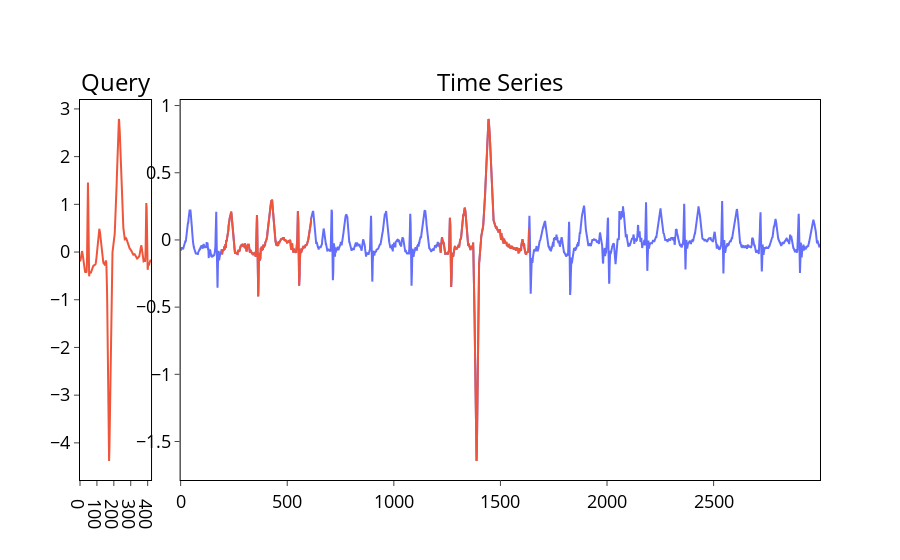

Notebook source saved alongside this figure:
### Markdown cell above
Напишите функцию `plot_bestmatch_results()` в модуле *plots.py* для визуализации найденных top-$k$ похожих подпоследовательностей временного ряда на образец поиска. За основу возьмите функцию `plot_bestmatch_data()` и добавьте отображение найденных подпоследовательностей, показанных тем же цветом, что и образец поиска.

### Code cell
plot_bestmatch_results(ts, z_normalize(query), naive_bestmatch_results)

### Figure 1 — Plotly figure (JSON) as saved in the notebook; plotly's stock layout.template omitted (floating-point values rounded to 4 significant figures; data arrays with more than 128 entries replaced by an {"elided": "..."} marker saying what was removed)
{"data": [{"line": {"color": "#EF553B"}, "type": "scatter", "x": {"elided": "421 int values"}, "xaxis": "x", "y": {"elided": "421 float values"}, "yaxis": "y"}, {"line": {"color": "#636EFA"}, "type": "scatter", "x": {"elided": "3000 int values"}, "xaxis": "x2", "y": {"elided": "3000 float values"}, "yaxis": "y2"}, {"line": {"color": "#EF553B"}, "type": "scatter", "x": {"elided": "421 int values"}, "xaxis": "x2", "y": {"elided": "421 float values"}, "yaxis": "y2"}, {"line": {"color": "#EF553B"}, "type": "scatter", "x": {"elided": "421 int values"}, "xaxis": "x2", "y": {"elided": "421 float values"}, "yaxis": "y2"}], "layout": {"annotations": [{"font": {"color": "black", "size": 24}, "showarrow": false, "text": "Query", "x": 0.048, "xanchor": "center", "xref": "paper", "y": 1, "yanchor": "bottom", "yref": "paper"}, {"font": {"color": "black", "size": 24}, "showarrow": false, "text": "Time Series", "x": 0.568, "xanchor": "center", "xref": "paper", "y": 1, "yanchor": "bottom", "yref": "paper"}], "paper_bgcolor": "rgba(0,0,0,0)", "plot_bgcolor": "rgba(0,0,0,0)", "showlegend": false, "title": {"x": 0.5}, "xaxis": {"anchor": "y", "domain": [0, 0.096], "linecolor": "#000", "linewidth": 1, "mirror": true, "showgrid": false, "tickfont": {"color": "black", "size": 18}, "ticks": "outside", "tickwidth": 1}, "xaxis2": {"anchor": "y2", "domain": [0.136, 1], "linecolor": "#000", "linewidth": 1, "mirror": true, "showgrid": false, "tickfont": {"color": "black", "size": 18}, "ticks": "outside", "tickwidth": 1}, "yaxis": {"anchor": "x", "domain": [0, 1], "linecolor": "#000", "linewidth": 1, "mirror": true, "showgrid": false, "tickfont": {"color": "black", "size": 18}, "ticks": "outside", "tickwidth": 1, "zeroline": false}, "yaxis2": {"anchor": "x2", "domain": [0, 1], "linecolor": "#000", "linewidth": 1, "mirror": true, "showgrid": false, "tickfont": {"color": "black", "size": 18}, "ticks": "outside", "tickwidth": 1, "zeroline": false}}}
